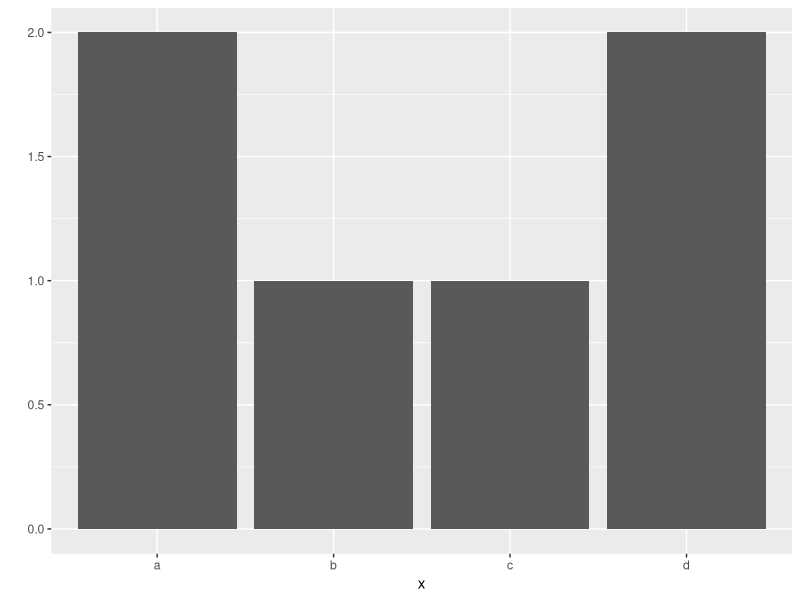
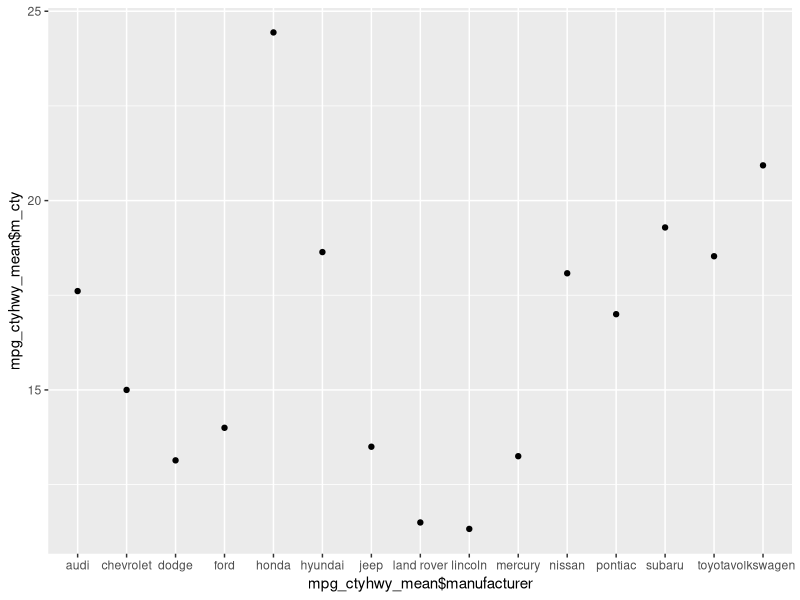
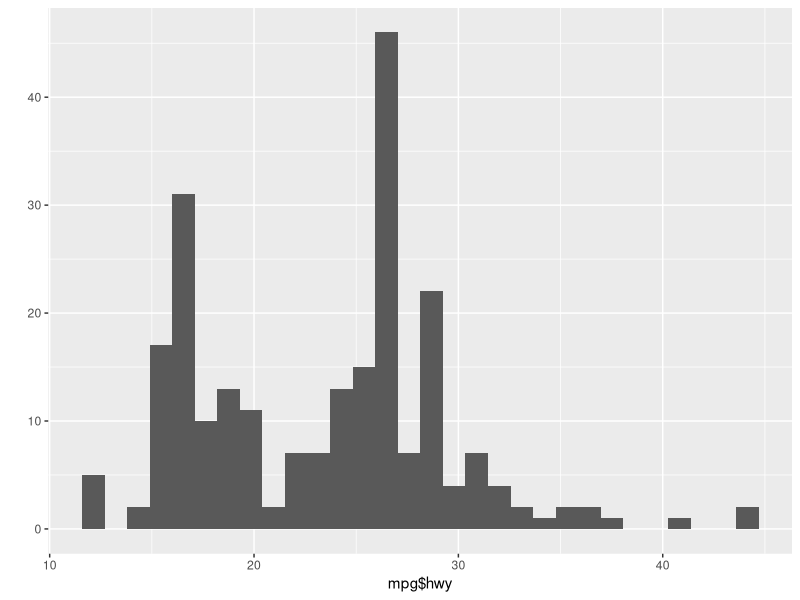
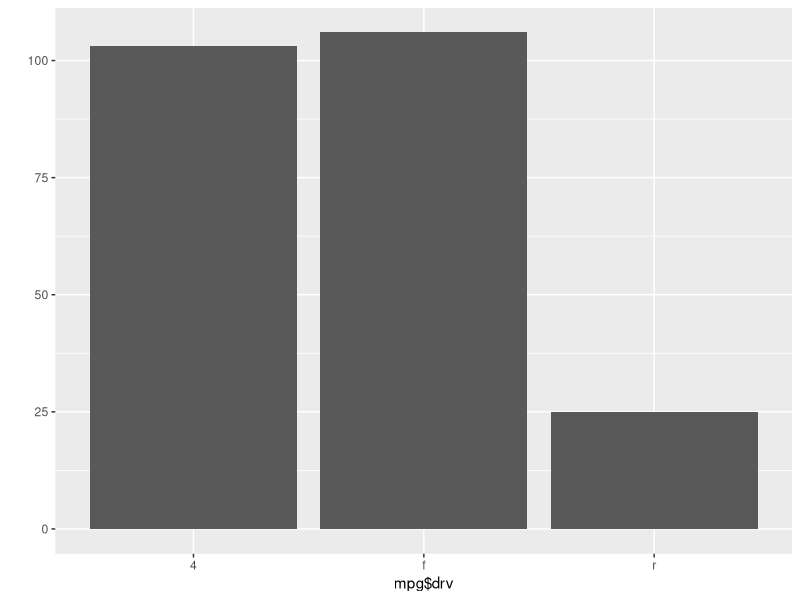

Generate these figures, in order, with R:
library(ggplot2)
library(sqldf)
x = c("a", 'a', 'b', 'c', 'd', "d")

qplot(x)

#
# 1. vector
# 2. matrix
# 3. array
# 4. list
# 5. data.frame
# 6. factor
#
mpg
sqldf("
      select distinct manufacturer 
        from mpg
      ")
mpg -> my_mpg
sqldf("
        select count(*)
          from my_mpg
      ")
# 제조사별 평균 도시연비와 고속도록 연비를 SQL를
# 사용해서 분석하시고(구하시오)
sqldf("
        select manufacturer, round(avg(cty), 2) as m_cty, avg(hwy) as m_hwy
          from my_mpg
         group by manufacturer
         order by avg(cty) desc
      ") -> mpg_ctyhwy_mean

mpg_ctyhwy_mean
qplot(mpg_ctyhwy_mean$manufacturer, mpg_ctyhwy_mean$m_cty)

mpg_ctyhwy_mean$m_cty


mpg$hwy

qplot(mpg$hwy)
table(mpg$drv)
qplot(mpg$drv)

str(mpg)
